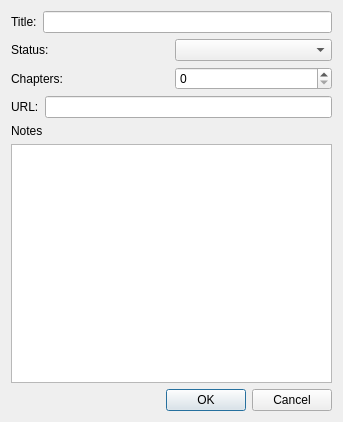
<?xml version="1.0" encoding="UTF-8"?>
<ui version="4.0">
 <class>editNovel</class>
 <widget class="QDialog" name="editNovel">
  <property name="geometry">
   <rect>
    <x>0</x>
    <y>0</y>
    <width>343</width>
    <height>422</height>
   </rect>
  </property>
  <property name="windowTitle">
   <string>Edit</string>
  </property>
  <layout class="QGridLayout" name="gridLayout">
   <item row="0" column="0">
    <layout class="QVBoxLayout" name="verticalLayout_2">
     <item>
      <layout class="QHBoxLayout" name="horizontalLayout">
       <item>
        <widget class="QLabel" name="label">
         <property name="text">
          <string>Title:</string>
         </property>
        </widget>
       </item>
       <item>
        <widget class="QLineEdit" name="titelEdit">
         <property name="readOnly">
          <bool>true</bool>
         </property>
        </widget>
       </item>
      </layout>
     </item>
     <item>
      <layout class="QHBoxLayout" name="horizontalLayout_2">
       <item>
        <widget class="QLabel" name="label_2">
         <property name="text">
          <string>Status:</string>
         </property>
        </widget>
       </item>
       <item>
        <widget class="QComboBox" name="statusBox"/>
       </item>
      </layout>
     </item>
     <item>
      <layout class="QHBoxLayout" name="horizontalLayout_4">
       <item>
        <widget class="QLabel" name="label_5">
         <property name="text">
          <string>Chapters:</string>
         </property>
        </widget>
       </item>
       <item>
        <widget class="QSpinBox" name="chapterBox">
         <property name="maximum">
          <number>10000</number>
         </property>
        </widget>
       </item>
      </layout>
     </item>
     <item>
      <layout class="QHBoxLayout" name="horizontalLayout_3">
       <item>
        <widget class="QLabel" name="label_3">
         <property name="text">
          <string>URL:</string>
         </property>
        </widget>
       </item>
       <item>
        <widget class="QLineEdit" name="urlEdit"/>
       </item>
      </layout>
     </item>
     <item>
      <layout class="QVBoxLayout" name="verticalLayout">
       <item>
        <widget class="QLabel" name="label_4">
         <property name="text">
          <string>Notes</string>
         </property>
        </widget>
       </item>
       <item>
        <widget class="QTextEdit" name="noteEdit"/>
       </item>
      </layout>
     </item>
     <item>
      <widget class="QDialogButtonBox" name="buttonBox">
       <property name="orientation">
        <enum>Qt::Horizontal</enum>
       </property>
       <property name="standardButtons">
        <set>QDialogButtonBox::Cancel|QDialogButtonBox::Ok</set>
       </property>
      </widget>
     </item>
    </layout>
   </item>
  </layout>
  <zorder></zorder>
 </widget>
 <resources/>
 <connections>
  <connection>
   <sender>buttonBox</sender>
   <signal>accepted()</signal>
   <receiver>editNovel</receiver>
   <slot>accept()</slot>
   <hints>
    <hint type="sourcelabel">
     <x>248</x>
     <y>254</y>
    </hint>
    <hint type="destinationlabel">
     <x>157</x>
     <y>274</y>
    </hint>
   </hints>
  </connection>
  <connection>
   <sender>buttonBox</sender>
   <signal>rejected()</signal>
   <receiver>editNovel</receiver>
   <slot>reject()</slot>
   <hints>
    <hint type="sourcelabel">
     <x>316</x>
     <y>260</y>
    </hint>
    <hint type="destinationlabel">
     <x>286</x>
     <y>274</y>
    </hint>
   </hints>
  </connection>
 </connections>
</ui>
